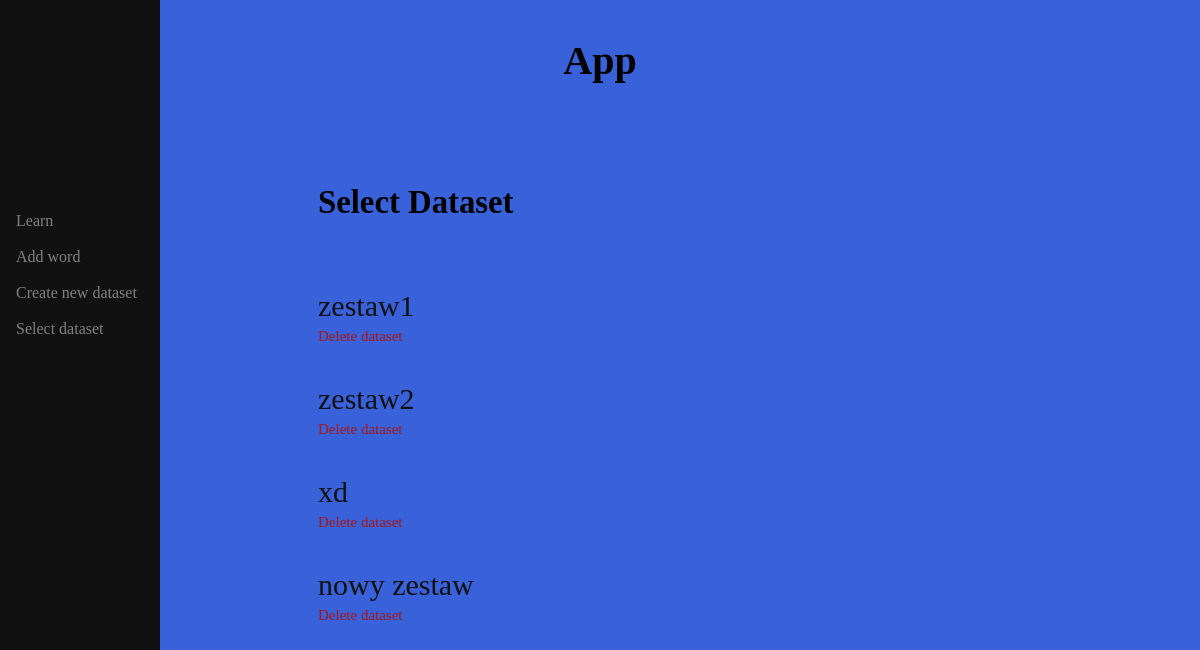
Before: / with the older database file.
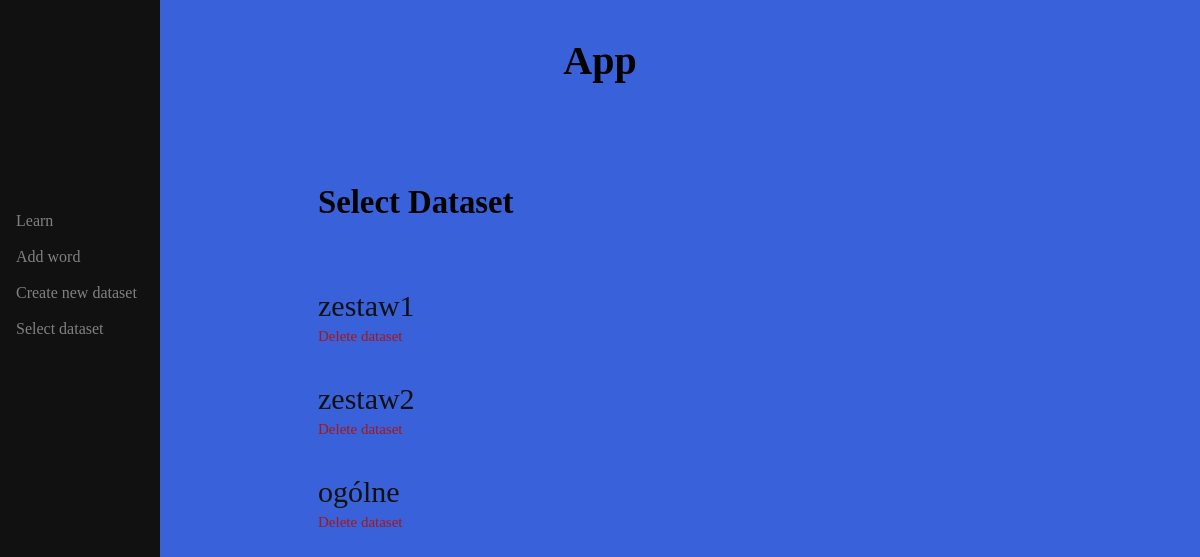
After: the same page with the newer database file.
### app/models.py (models this page shows, shortened)
class DatasetInfo(db.Model):
    id: so.Mapped[int] = so.mapped_column(primary_key=True)
    name: so.Mapped[str] = so.mapped_column(sa.String(30), index=True, unique=True)
    author: so.Mapped[User] = so.relationship(back_populates='dataset')
    user_id: so.Mapped[int] = so.mapped_column(sa.ForeignKey(User.id), index=True)
    pair: so.WriteOnlyMapped['Pair'] = so.relationship(
        back_populates='dataset_name', cascade='all, delete-orphan')

### app/routes.py (the view)
@app.route('/')
def select_dataset():
    global global_user_id
    datasets = db.session.query(DatasetInfo).join(User).filter(User.id == global_user_id).all()
    return flask.render_template('select_dataset.html', datasets=datasets)

### app/templates/select_dataset.html
{% extends "base.html" %}
{% block content %}
{% if datasets|length < 1 %}
    <h4>There are no datasets</h4>
{% else %}
    <h3>Select Dataset</h3>
    <div class="list">
    {% for dataset in datasets %}
        <a href="/set_dataset/{{dataset.id}}">{{dataset.name}}</a>
            <a href="/delete_dataset/{{dataset.id}}", class="delete_dataset">Delete dataset</a>
        <br>
    {% endfor %}
    </div>
{% endif %}
{% endblock %}

### app/templates/base.html (shortened to what this page needs)
<!DOCTYPE html>
<html lang="en">
<head>
    <link rel="stylesheet" href="static/styles.css">
</head>
<body>
    <h1>App</h1>
    <div class="sidenav">
        <a href="/learn">Learn</a>
        <a href="/add_word">Add word</a>
        <a href="/add_dataset">Create new dataset</a>
        <a href="/">Select dataset</a>
    </div>
    <div class="main">
        {% block content %}
        {% endblock%}
    </div>
</body>
</html>

### app/static/styles.css (style rules this page uses)
body { background-color: #3961d9; }
h1 { color: black; font-family: verdana; font-size: 250%; text-align: center; padding: 10px; }
.sidenav { position: fixed; height: 100%; width: 160px; z-index: 1; top: 0; left: 0; overflow-x: hidden; background-color: #111; padding-top: 200px; }
.sidenav a { text-decoration: none; padding: 12px 8px 6px 16px; display: block; color: #818181; font_size: 35px; }
.main { margin-left: 300px; margin-right: 10px; font-size: 28px; padding: 0px 10px; margin-top: 90px; font-family: verdana; }
.list { padding-top: 30px; margin_right: 10px; width: 400px; }
.list a { display: block; font-size: 30px; text-decoration: none; padding-top: 5px; padding-right: 5px; color: #111111; }
.list a.delete_dataset { font-size: 15px; color: #a81616; width: 110px; }

Changed rows visible on the page:
removed DatasetInfo: name "xd"
removed DatasetInfo: name "nowy zestaw"
added DatasetInfo: name "ogólne"
